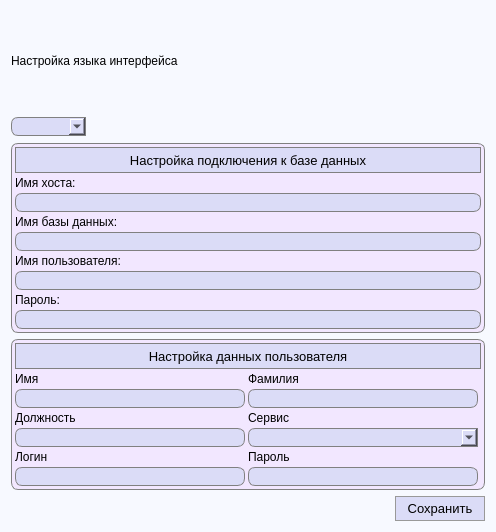
<?xml version="1.0" encoding="UTF-8"?>
<ui version="4.0">
 <class>SettingsWindow</class>
 <widget class="QDialog" name="SettingsWindow">
  <property name="geometry">
   <rect>
    <x>0</x>
    <y>0</y>
    <width>496</width>
    <height>532</height>
   </rect>
  </property>
  <property name="windowTitle">
   <string>Настройки</string>
  </property>
  <property name="windowIcon">
   <iconset resource="../../images.qrc">
    <normaloff>:/images/autoService-logo.png</normaloff>:/images/autoService-logo.png</iconset>
  </property>
  <property name="styleSheet">
   <string notr="true">QDialog {
	background-color: #f7f9ff;
}</string>
  </property>
  <layout class="QGridLayout" name="gridLayout_5">
   <item row="0" column="0">
    <layout class="QGridLayout" name="gridLayout_3">
     <item row="3" column="0">
      <spacer name="horizontalSpacer_2">
       <property name="orientation">
        <enum>Qt::Horizontal</enum>
       </property>
       <property name="sizeHint" stdset="0">
        <size>
         <width>429</width>
         <height>20</height>
        </size>
       </property>
      </spacer>
     </item>
     <item row="3" column="1">
      <widget class="QPushButton" name="saveSettingsButton">
       <property name="minimumSize">
        <size>
         <width>90</width>
         <height>25</height>
        </size>
       </property>
       <property name="font">
        <font>
         <pointsize>10</pointsize>
        </font>
       </property>
       <property name="toolTip">
        <string>Сохранить настройки</string>
       </property>
       <property name="layoutDirection">
        <enum>Qt::LeftToRight</enum>
       </property>
       <property name="styleSheet">
        <string notr="true">QPushButton {
	background-color: #dbdcf7;
	border: 1px solid #999999;
}

QPushButton:hover {
	background-color: #d5d6f0;
	border: 1px solid #acacac;
}

QPushButton:pressed {
	background-color: #cbcde6;
	border: 2px solid #999999;
}</string>
       </property>
       <property name="text">
        <string>Сохранить</string>
       </property>
       <property name="autoDefault">
        <bool>false</bool>
       </property>
      </widget>
     </item>
     <item row="2" column="0" colspan="2">
      <widget class="QFrame" name="frame">
       <property name="styleSheet">
        <string notr="true">QFrame {
	background-color: #f2e7ff;
	border: 1px solid grey;
	border-radius: 7px;
}</string>
       </property>
       <property name="frameShape">
        <enum>QFrame::StyledPanel</enum>
       </property>
       <property name="frameShadow">
        <enum>QFrame::Raised</enum>
       </property>
       <layout class="QGridLayout" name="gridLayout">
        <property name="leftMargin">
         <number>3</number>
        </property>
        <property name="topMargin">
         <number>3</number>
        </property>
        <property name="rightMargin">
         <number>3</number>
        </property>
        <property name="bottomMargin">
         <number>3</number>
        </property>
        <property name="spacing">
         <number>3</number>
        </property>
        <item row="5" column="2">
         <widget class="QComboBox" name="serviceComboBox">
          <property name="font">
           <font>
            <pointsize>10</pointsize>
           </font>
          </property>
          <property name="styleSheet">
           <string notr="true">QComboBox {
	border: 1px solid gray;
    border-top-left-radius: 7px;
	border-bottom-left-radius: 7px;
    background-color: #dbdcf7;
	padding-left: 6px;
}</string>
          </property>
         </widget>
        </item>
        <item row="6" column="2">
         <widget class="QLabel" name="label_8">
          <property name="font">
           <font>
            <pointsize>9</pointsize>
           </font>
          </property>
          <property name="styleSheet">
           <string notr="true">QLabel {
	border: 0px;
	background-color: transparent;
}
</string>
          </property>
          <property name="text">
           <string>Пароль</string>
          </property>
         </widget>
        </item>
        <item row="5" column="1">
         <widget class="QLineEdit" name="userPosition">
          <property name="font">
           <font>
            <pointsize>10</pointsize>
           </font>
          </property>
          <property name="styleSheet">
           <string notr="true">QLineEdit {
	border: 1px solid gray;
    border-radius: 7px;
    background-color: #dbdcf7;
	padding-left: 3px;
}</string>
          </property>
         </widget>
        </item>
        <item row="0" column="1" colspan="3">
         <widget class="QFrame" name="frame_2">
          <property name="minimumSize">
           <size>
            <width>0</width>
            <height>26</height>
           </size>
          </property>
          <property name="maximumSize">
           <size>
            <width>16777215</width>
            <height>26</height>
           </size>
          </property>
          <property name="styleSheet">
           <string notr="true">QFrame {
	background-color: #dbdcf7;
	border: 1px solid grey;
	border-radius: 0px;
}</string>
          </property>
          <property name="frameShape">
           <enum>QFrame::StyledPanel</enum>
          </property>
          <property name="frameShadow">
           <enum>QFrame::Raised</enum>
          </property>
          <layout class="QGridLayout" name="gridLayout_6">
           <property name="leftMargin">
            <number>2</number>
           </property>
           <property name="topMargin">
            <number>2</number>
           </property>
           <property name="rightMargin">
            <number>2</number>
           </property>
           <property name="bottomMargin">
            <number>2</number>
           </property>
           <property name="spacing">
            <number>2</number>
           </property>
           <item row="0" column="0">
            <widget class="QLabel" name="label_5">
             <property name="font">
              <font>
               <pointsize>10</pointsize>
              </font>
             </property>
             <property name="styleSheet">
              <string notr="true">QLabel {
	border: 0px;
	background-color: transparent;
}
</string>
             </property>
             <property name="text">
              <string>Настройка данных пользователя</string>
             </property>
             <property name="alignment">
              <set>Qt::AlignCenter</set>
             </property>
            </widget>
           </item>
          </layout>
         </widget>
        </item>
        <item row="2" column="2">
         <widget class="QLabel" name="label">
          <property name="font">
           <font>
            <pointsize>9</pointsize>
           </font>
          </property>
          <property name="styleSheet">
           <string notr="true">QLabel {
	border: 0px;
	background-color: transparent;
}
</string>
          </property>
          <property name="text">
           <string>Фамилия</string>
          </property>
         </widget>
        </item>
        <item row="3" column="2">
         <widget class="QLineEdit" name="userFirstName">
          <property name="font">
           <font>
            <pointsize>10</pointsize>
           </font>
          </property>
          <property name="styleSheet">
           <string notr="true">QLineEdit {
	border: 1px solid gray;
    border-radius: 7px;
    background-color: #dbdcf7;
	padding-left: 3px;
}</string>
          </property>
         </widget>
        </item>
        <item row="7" column="2">
         <widget class="QLineEdit" name="userPassword">
          <property name="font">
           <font>
            <pointsize>10</pointsize>
           </font>
          </property>
          <property name="styleSheet">
           <string notr="true">QLineEdit {
	border: 1px solid gray;
    border-radius: 7px;
    background-color: #dbdcf7;
	padding-left: 3px;
}</string>
          </property>
          <property name="maxLength">
           <number>10</number>
          </property>
          <property name="echoMode">
           <enum>QLineEdit::Password</enum>
          </property>
         </widget>
        </item>
        <item row="2" column="1">
         <widget class="QLabel" name="label_2">
          <property name="font">
           <font>
            <pointsize>9</pointsize>
           </font>
          </property>
          <property name="styleSheet">
           <string notr="true">QLabel {
	border: 0px;
	background-color: transparent;
}
</string>
          </property>
          <property name="text">
           <string>Имя</string>
          </property>
         </widget>
        </item>
        <item row="7" column="1">
         <widget class="QLineEdit" name="userLogin">
          <property name="font">
           <font>
            <pointsize>10</pointsize>
           </font>
          </property>
          <property name="styleSheet">
           <string notr="true">QLineEdit {
	border: 1px solid gray;
    border-radius: 7px;
    background-color: #dbdcf7;
	padding-left: 3px;
}</string>
          </property>
          <property name="maxLength">
           <number>4</number>
          </property>
         </widget>
        </item>
        <item row="6" column="1">
         <widget class="QLabel" name="label_7">
          <property name="font">
           <font>
            <pointsize>9</pointsize>
           </font>
          </property>
          <property name="styleSheet">
           <string notr="true">QLabel {
	border: 0px;
	background-color: transparent;
}
</string>
          </property>
          <property name="text">
           <string>Логин</string>
          </property>
         </widget>
        </item>
        <item row="3" column="1">
         <widget class="QLineEdit" name="userSecondName">
          <property name="font">
           <font>
            <pointsize>10</pointsize>
           </font>
          </property>
          <property name="styleSheet">
           <string notr="true">QLineEdit {
	border: 1px solid gray;
    border-radius: 7px;
    background-color: #dbdcf7;
	padding-left: 3px;
}</string>
          </property>
         </widget>
        </item>
        <item row="4" column="2">
         <widget class="QLabel" name="label_3">
          <property name="font">
           <font>
            <pointsize>9</pointsize>
           </font>
          </property>
          <property name="styleSheet">
           <string notr="true">QLabel {
	border: 0px;
	background-color: transparent;
}
</string>
          </property>
          <property name="text">
           <string>Сервис</string>
          </property>
         </widget>
        </item>
        <item row="4" column="1">
         <widget class="QLabel" name="label_4">
          <property name="font">
           <font>
            <pointsize>9</pointsize>
           </font>
          </property>
          <property name="styleSheet">
           <string notr="true">QLabel {
	border: 0px;
	background-color: transparent;
}
</string>
          </property>
          <property name="text">
           <string>Должность</string>
          </property>
         </widget>
        </item>
       </layout>
      </widget>
     </item>
     <item row="1" column="0" colspan="2">
      <widget class="QFrame" name="frame_3">
       <property name="styleSheet">
        <string notr="true">QFrame {
	background-color: #f2e7ff;
	border: 1px solid grey;
	border-radius: 7px;
}</string>
       </property>
       <property name="frameShape">
        <enum>QFrame::StyledPanel</enum>
       </property>
       <property name="frameShadow">
        <enum>QFrame::Raised</enum>
       </property>
       <layout class="QGridLayout" name="gridLayout_4">
        <property name="leftMargin">
         <number>3</number>
        </property>
        <property name="topMargin">
         <number>3</number>
        </property>
        <property name="rightMargin">
         <number>3</number>
        </property>
        <property name="bottomMargin">
         <number>3</number>
        </property>
        <property name="spacing">
         <number>3</number>
        </property>
        <item row="2" column="0">
         <widget class="QLineEdit" name="hostName">
          <property name="font">
           <font>
            <pointsize>10</pointsize>
           </font>
          </property>
          <property name="styleSheet">
           <string notr="true">QLineEdit {
	border: 1px solid gray;
    border-radius: 7px;
    background-color: #dbdcf7;
	padding-left: 3px;
}</string>
          </property>
         </widget>
        </item>
        <item row="1" column="0">
         <widget class="QLabel" name="label_15">
          <property name="font">
           <font>
            <pointsize>9</pointsize>
           </font>
          </property>
          <property name="styleSheet">
           <string notr="true">QLabel {
	border: 0px;
	background-color: transparent;
}
</string>
          </property>
          <property name="text">
           <string>Имя хоста:</string>
          </property>
         </widget>
        </item>
        <item row="3" column="0">
         <widget class="QLabel" name="label_13">
          <property name="font">
           <font>
            <pointsize>9</pointsize>
           </font>
          </property>
          <property name="styleSheet">
           <string notr="true">QLabel {
	border: 0px;
	background-color: transparent;
}
</string>
          </property>
          <property name="text">
           <string>Имя базы данных:</string>
          </property>
         </widget>
        </item>
        <item row="7" column="0">
         <widget class="QLabel" name="label_14">
          <property name="font">
           <font>
            <pointsize>9</pointsize>
           </font>
          </property>
          <property name="styleSheet">
           <string notr="true">QLabel {
	border: 0px;
	background-color: transparent;
}
</string>
          </property>
          <property name="text">
           <string>Пароль:</string>
          </property>
         </widget>
        </item>
        <item row="5" column="0">
         <widget class="QLabel" name="label_12">
          <property name="font">
           <font>
            <pointsize>9</pointsize>
           </font>
          </property>
          <property name="styleSheet">
           <string notr="true">QLabel {
	border: 0px;
	background-color: transparent;
}
</string>
          </property>
          <property name="text">
           <string>Имя пользователя:</string>
          </property>
         </widget>
        </item>
        <item row="8" column="0">
         <widget class="QLineEdit" name="dbPassword">
          <property name="font">
           <font>
            <pointsize>10</pointsize>
           </font>
          </property>
          <property name="styleSheet">
           <string notr="true">QLineEdit {
	border: 1px solid gray;
    border-radius: 7px;
    background-color: #dbdcf7;
	padding-left: 3px;
}</string>
          </property>
          <property name="echoMode">
           <enum>QLineEdit::Password</enum>
          </property>
         </widget>
        </item>
        <item row="0" column="0">
         <widget class="QFrame" name="frame_5">
          <property name="minimumSize">
           <size>
            <width>0</width>
            <height>26</height>
           </size>
          </property>
          <property name="maximumSize">
           <size>
            <width>16777215</width>
            <height>26</height>
           </size>
          </property>
          <property name="styleSheet">
           <string notr="true">QFrame {
	background-color: #dbdcf7;
	border: 1px solid grey;
	border-radius: 0px;
}</string>
          </property>
          <property name="frameShape">
           <enum>QFrame::StyledPanel</enum>
          </property>
          <property name="frameShadow">
           <enum>QFrame::Raised</enum>
          </property>
          <layout class="QGridLayout" name="gridLayout_8">
           <property name="leftMargin">
            <number>2</number>
           </property>
           <property name="topMargin">
            <number>2</number>
           </property>
           <property name="rightMargin">
            <number>2</number>
           </property>
           <property name="bottomMargin">
            <number>2</number>
           </property>
           <property name="spacing">
            <number>2</number>
           </property>
           <item row="0" column="0">
            <widget class="QLabel" name="label_16">
             <property name="font">
              <font>
               <pointsize>10</pointsize>
              </font>
             </property>
             <property name="styleSheet">
              <string notr="true">QLabel {
	border: 0px;
	background-color: transparent;
}
</string>
             </property>
             <property name="text">
              <string>Настройка подключения к базе данных</string>
             </property>
             <property name="alignment">
              <set>Qt::AlignCenter</set>
             </property>
            </widget>
           </item>
          </layout>
         </widget>
        </item>
        <item row="4" column="0">
         <widget class="QLineEdit" name="dbName">
          <property name="font">
           <font>
            <pointsize>10</pointsize>
           </font>
          </property>
          <property name="styleSheet">
           <string notr="true">QLineEdit {
	border: 1px solid gray;
    border-radius: 7px;
    background-color: #dbdcf7;
	padding-left: 3px;
}</string>
          </property>
         </widget>
        </item>
        <item row="6" column="0">
         <widget class="QLineEdit" name="userName">
          <property name="font">
           <font>
            <pointsize>10</pointsize>
           </font>
          </property>
          <property name="styleSheet">
           <string notr="true">QLineEdit {
	border: 1px solid gray;
    border-radius: 7px;
    background-color: #dbdcf7;
	padding-left: 3px;
}</string>
          </property>
         </widget>
        </item>
       </layout>
      </widget>
     </item>
     <item row="0" column="0" colspan="2">
      <layout class="QGridLayout" name="gridLayout_2">
       <property name="verticalSpacing">
        <number>6</number>
       </property>
       <item row="0" column="0" colspan="2">
        <widget class="QLabel" name="label_6">
         <property name="font">
          <font>
           <pointsize>9</pointsize>
          </font>
         </property>
         <property name="text">
          <string>Настройка языка интерфейса</string>
         </property>
        </widget>
       </item>
       <item row="1" column="0">
        <widget class="QComboBox" name="languageSelection">
         <property name="font">
          <font>
           <pointsize>10</pointsize>
          </font>
         </property>
         <property name="styleSheet">
          <string notr="true">QComboBox {
	border: 1px solid gray;
    border-top-left-radius: 7px;
	border-bottom-left-radius: 7px;
    background-color: #dbdcf7;
	padding-left: 6px;
}</string>
         </property>
         <property name="currentIndex">
          <number>-1</number>
         </property>
        </widget>
       </item>
       <item row="1" column="1">
        <spacer name="horizontalSpacer">
         <property name="orientation">
          <enum>Qt::Horizontal</enum>
         </property>
         <property name="sizeHint" stdset="0">
          <size>
           <width>40</width>
           <height>20</height>
          </size>
         </property>
        </spacer>
       </item>
      </layout>
     </item>
    </layout>
   </item>
  </layout>
 </widget>
 <tabstops>
  <tabstop>languageSelection</tabstop>
  <tabstop>hostName</tabstop>
  <tabstop>dbName</tabstop>
  <tabstop>userName</tabstop>
  <tabstop>dbPassword</tabstop>
  <tabstop>userSecondName</tabstop>
  <tabstop>userFirstName</tabstop>
  <tabstop>userPosition</tabstop>
  <tabstop>serviceComboBox</tabstop>
  <tabstop>userLogin</tabstop>
  <tabstop>userPassword</tabstop>
  <tabstop>saveSettingsButton</tabstop>
 </tabstops>
 <resources>
  <include location="../../images.qrc"/>
 </resources>
 <connections/>
</ui>
